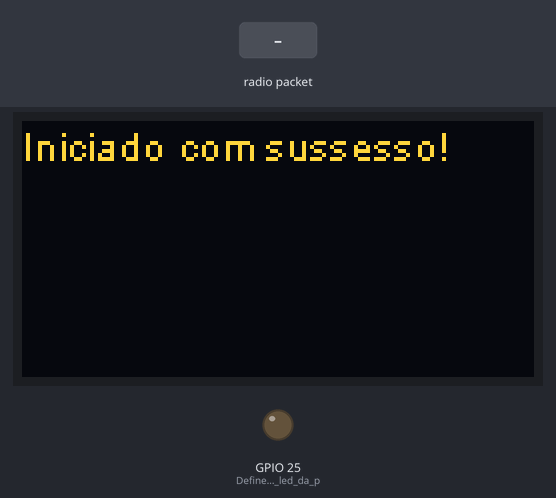
A sketch run on a simulated ESP32. Parts: 128×64 one-colour display, output pins drawn as LEDs (lit = HIGH). Inputs (shaded band) come from the test bench. The OLED is the two-colour kind (top 16 rows yellow); no radio packets arrive unless stated; pins used as bus, display or sensor lines are not drawn; what the sketch prints to the serial monitor is not drawn.

Above: at 3.7 s.
3.8 s: radio packet "1" arrives
At 4.7 s:
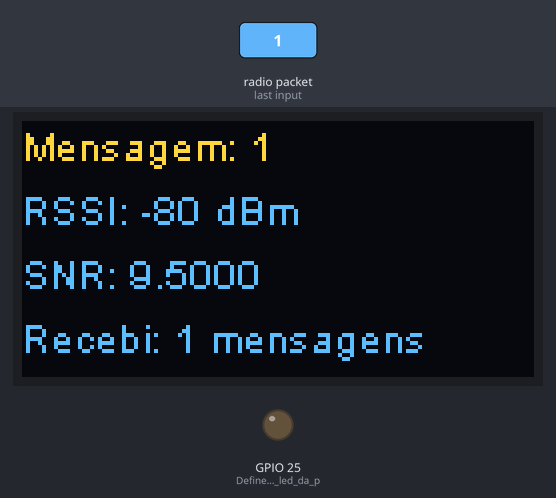
5.3 s: radio packet "0" arrives
At 5.8 s:
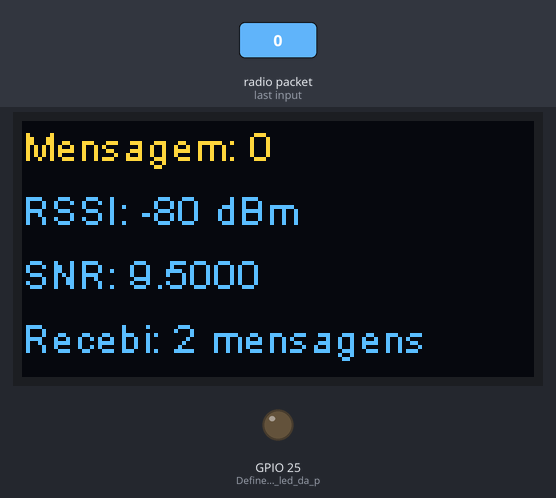
6.8 s: radio packet "2" arrives
At 8.1 s:
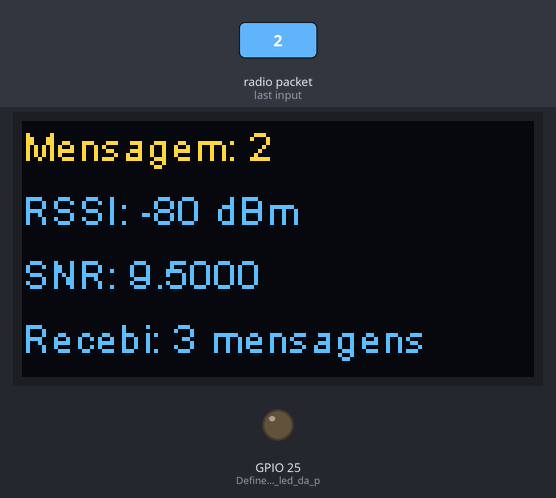
Timing chart, 0 to 9.8 s (numbered marks = the images above; inputs shaded):
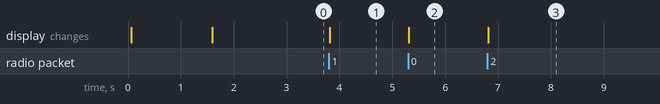

The sketch:

Receiver.ino
```cpp
// ---------- Importações das bibliotecas
#include <SPI.h>  //Resposável pela comunicação Serial do LoRa
#include <LoRa.h>  //Resposável pela comunicação com o WiFi LoRa
#include <Wire.h>  //Resposável pela comunicação i2c
#include <SSD1306.h>  //Resposável pela comunicação com o display

// ---------- Define os pinos do WiFi LoRa
#define SCK     5    // GPIO5  -- SX127x's SCK
#define MISO    19   // GPIO19 -- SX127x's MISO
#define MOSI    27   // GPIO27 -- SX127x's MOSI
#define SS      18   // GPIO18 -- SX127x's CS
#define RST     14   // GPIO14 -- SX127x's RESET
#define DI00    26   // GPIO26 -- SX127x's IRQ(Interrupt Request)

// ---------- Define a frequência do LoRa
#define BAND    915E6  //Define a frequência do LoRa. 433E6 é a mesma coisa de 433000000MHz. Você também pode usar 868E6 e 915E6.
#define FREQUENCY 915E6 // 868E6 e 915E6

// ---------- Define as configurações do LoRa
#define SF 12 // 7 8 9 10 11 12
#define BANDWIDTH 125 //125 250 500
#define CODINGRATE 1 //1 2 3 4
#define SYNCKWORD 0X5E //0X00 ATE 0XFF

// ---------- Defini variáveis globais para tempo e contador
unsigned long tempoinicial, tempofinal;
unsigned int counter = 1;  //Declara a variável que irá receber incrementos e enviará os dados para o outro LoRa

bool mensagemRecebida = false;
unsigned long tempoInicioEnvio;

// ---------- Configuração do display
SSD1306 display(0x3c, 4, 15);  //Define o endereço do i2c do Oled(0x3c) e os pinos SDA(4) e SCL(15) do ESP32

// ---------- Declaração das variáveis que iremos utilizar
String rssi = "RSSI --";  //Declara a variável que receberá a potência do sinal
String packSize = "--";  //Declara a variável que receberá o tamanho dos pacotes enviados
String packet;  //Declara a variável do pacote


void setup() {
  // ---------- Definição dos pinos
  pinMode(16, OUTPUT); //Define o pino Reset do Oled
  pinMode(25, OUTPUT); //Define o pino do led da placa
  digitalWrite(16, LOW);  //Coloca o pino em Low para dar um Reset no Oled
  delay(50);
  digitalWrite(16, HIGH); //Coloca em High para o Oled voltar a funcionar

  // ---------- Inicializando a OLED (tela)
  display.init();  //Inicializa o Oled
  display.flipScreenVertically();  //Vira o Display para a vertical
  display.setFont(ArialMT_Plain_10);  //Define o tipo e tamanho da fonte
  delay(1500);
  display.clear();  //Limpa a tela

  // ---------- Inicializando a comunicação Serial do ESP com o LoRa
  SPI.begin(SCK, MISO, MOSI, SS); //Inicializa a comunicação Serial com o LoRa
  LoRa.setPins(SS, RST, DI00); //Define os pinos que serão utilizados pelo LoRa

  // ---------- Configurações do LoRa
  LoRa.setFrequency(FREQUENCY);
  LoRa.setSpreadingFactor(SF);
  LoRa.setSignalBandwidth(BANDWIDTH);
  LoRa.setCodingRate4(CODINGRATE);
  LoRa.setSyncWord(SYNCKWORD);

  // ---------- Verificando se o LoRa foi inicializado
  if (!LoRa.begin(BAND)) { //Verifica se o LoRa foi iniciado com sussesso
    display.drawString(0, 0, "Falha ao iniciar o LoRa!");  //Seta o X e Y de onde irá imprimir o texto a seguir
    display.display();  //Imprime o texto
    while (1);  //Entra em um While e a execução do programa morre aqui
  }

  // ---------- Exibi na OLED que foi inicializado
  display.drawString(0, 0, "Iniciado com sussesso!");
  display.display();
  delay(1000);

  LoRa.receive();

  // ---------- Habilita a comunicação Serial com o ArduinoIDE (computador)
  Serial.begin(115200);
}

int contador = 0;

void loop() {
  // Verifica se há pacotes LoRa recebidos
  int packetSize = LoRa.parsePacket();
  if (packetSize) {
    String message = "";
    while (LoRa.available()) {
      message += (char)LoRa.read();
    }

    // Obtém o RSSI e o SNR do pacote LoRa
    int rssi = LoRa.packetRssi();
    float snr = LoRa.packetSnr();

    contador++;

    // Limpa o display OLED e exibe as informações recebidas
    display.clear();
    display.drawString(0, 0, "Mensagem: " + message);
    display.drawString(0, 16, "RSSI: " + String(rssi) + " dBm");
    display.drawString(0, 32, "SNR: " + String(snr, 4));
    display.drawString(0, 48, "Recebi: "+ String(contador) + " mensagens");
    display.display();

    Serial.println("RSSI:"+String(rssi)+ "; SNR:"+String(snr, 4)+"; Pacote:"+String(contador));
    mensagemRecebida = true;
  }
}

/*
void loop() {
  // Verifica se há pacotes LoRa recebidos
  int packetSize = LoRa.parsePacket();
  if (packetSize) {
    String message = "";
    while (LoRa.available()) {
      message += (char)LoRa.read();
    }

    // Obtém o RSSI e o SNR do pacote LoRa
    int rssi = LoRa.packetRssi();
    float snr = LoRa.packetSnr();

    // Limpa o display OLED e exibe as informações recebidas
    display.clear();
    display.drawString(0, 0, "Mensagem: " + message);
    display.drawString(0, 16, "RSSI: " + String(rssi) + " dBm");
    display.drawString(0, 32, "SNR: " + String(snr, 4));
    display.display();

    // Envia uma confirmação ao sender
    LoRa.beginPacket();
    LoRa.print("Confirmacao");
    LoRa.endPacket();
    mensagemRecebida = true;
  }
}
*/
```

Measured:
- after the input at 3.8 s, the display: changes at once (image 1)
- after the input at 5.3 s, the display: changes at once (image 2)
- after the input at 6.8 s, the display: changes at once (image 3)
